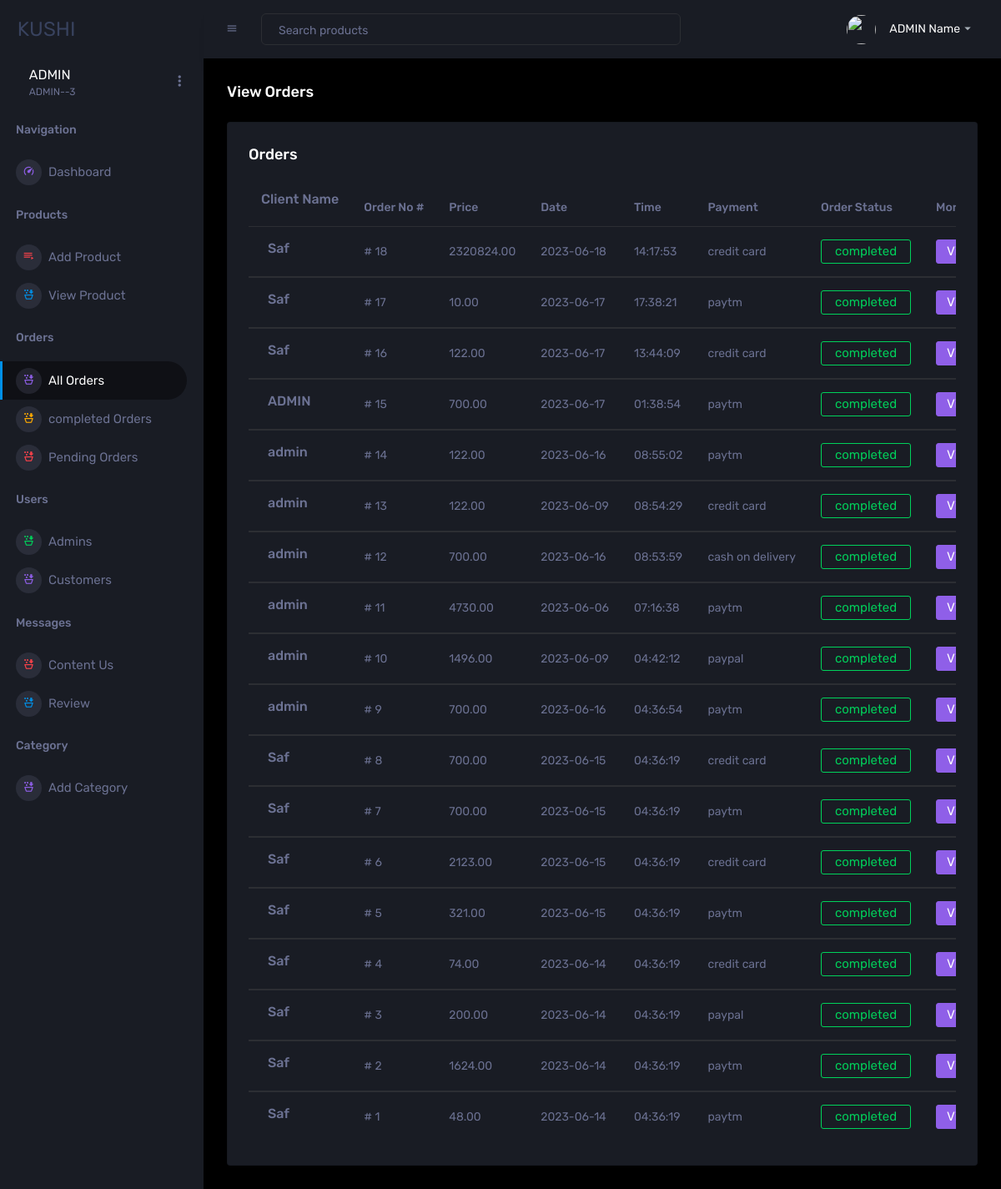
Screenshot of /admin/view_orders.php with the database file from the repository.
### tables this page shows
CREATE TABLE `orders` (
  `id` int(100) NOT NULL,
  `user_id` int(100) NOT NULL,
  `name` varchar(20) NOT NULL,
  `number` varchar(10) NOT NULL,
  `email` varchar(50) NOT NULL,
  `method` varchar(50) NOT NULL,
  `address` varchar(500) NOT NULL,
  `total_products` varchar(1000) NOT NULL,
  `total_price` decimal(10,2) NOT NULL,
  `placed_on` date NOT NULL DEFAULT current_timestamp(),
  `placed_time` time NOT NULL DEFAULT current_timestamp(),
  `payment_status` varchar(20) NOT NULL DEFAULT 'pending'
);

### admin/view_orders.php (the view, shortened to what this page needs)
<?php include('./includes/header.php'); ?>
<div class="main-panel">
    <div class="content-wrapper">
        <div class="page-header">
            <h3 class="page-title">View Orders</h3>
        </div>
        <div class="row ">
            <div class="col-12 grid-margin mh-20">
                <div class="card">
                    <div class="card-body">
                        <h4 class="card-title">Orders</h4>
                        <div class="table-responsive">
                            <table class="table table-hover">
                                <thead class="sticky"">
                                    <tr>
                                        <th>
                                            <h5> Client Name </h5>
                                        </th>
                                        <th> Order No #</th>
                                        <th> Price </th>
                                        <th> Date </th>
                                        <th> Time </th>
                                        <th> Payment </th>
                                        <th> Order Status </th>
                                        <th> More Details </th>
                                    </tr>
                                </thead>
                                <?php
                                $select_orders = $conn->prepare("SELECT * FROM `orders` ORDER BY `id` DESC");
                                $select_orders->execute();
                                if ($select_orders->rowCount() > 0) {
                                    while ($fetch_orders = $select_orders->fetch(PDO::FETCH_ASSOC)) {
                                        ?>
                                        <tbody>
                                            <tr>
                                                <td>
                                                    <h5 class=" pl-2">
                                            <?= $fetch_orders['name']; ?>
                                            </h5>
                                            </td>
                                            <td>
                                                #
                                                <?= $fetch_orders['id']; ?>
                                            </td>
                                            <td>
                                                <?= $fetch_orders['total_price']; ?>
                                            </td>
                                            <td>
                                                <?= $fetch_orders['placed_on']; ?>
                                            </td>
                                            <td>
                                                <?= $fetch_orders['placed_time']; ?>
                                            </td>
                                            <td>
                                                <?= $fetch_orders['method']; ?>
                                            </td>
                                            <?php if ($fetch_orders['payment_status'] == 'completed') { ?>
                                                <td>
                                                    <div class="dropdown">
                                                        <a href="view_orders.php?u_status=pending&order_id=<?= $fetch_orders['id']; ?>"
                                                            class="btn btn-outline-success px-3">completed</a>
                                                    </div>
                                                </td>
                                                <?php
                                            } ?>
                                            <td>
                                                <div class="dropdown">
                                                    <button type="button" class="btn btn-info" data-toggle="modal"
                                                        data-target="#myModal<?php echo $fetch_orders['id'] ?>">View</button>
                                                </div>
                                            </td>
                                            </tr>
                                            </tbody>
                                            <?php
                                    }
                                } else {
                                    echo '<p class="empty">no orders placed yet!</p>';
                                }
                                ?>
                            </table>
                        </div>
                    </div>
                </div>
            </div>
        </div>
    </div>
</div>
<?php include('./includes/footer.php'); ?>

### rows the page displays
orders: name "Saf", id "18", total_price "2320824.00", placed_on "2023-06-18", placed_time "14:17:53", method "credit card"
orders: name "Saf", id "17", total_price "10.00", placed_on "2023-06-17", placed_time "17:38:21", method "paytm"
orders: name "Saf", id "16", total_price "122.00", placed_on "2023-06-17", placed_time "13:44:09", method "credit card"
orders: name "ADMIN", id "15", total_price "700.00", placed_on "2023-06-17", placed_time "01:38:54", method "paytm"
orders: name "admin", id "14", total_price "122.00", placed_on "2023-06-16", placed_time "08:55:02", method "paytm"
orders: name "admin", id "13", total_price "122.00", placed_on "2023-06-09", placed_time "08:54:29", method "credit card"
orders: name "admin", id "12", total_price "700.00", placed_on "2023-06-16", placed_time "08:53:59", method "cash on delivery"
orders: name "admin", id "11", total_price "4730.00", placed_on "2023-06-06", placed_time "07:16:38", method "paytm"
orders: name "admin", id "10", total_price "1496.00", placed_on "2023-06-09", placed_time "04:42:12", method "paypal"
orders: name "admin", id "9", total_price "700.00", placed_on "2023-06-16", placed_time "04:36:54", method "paytm"
orders: name "Saf", id "8", total_price "700.00", placed_on "2023-06-15", placed_time "04:36:19", method "credit card"
orders: name "Saf", id "7", total_price "700.00", placed_on "2023-06-15", placed_time "04:36:19", method "paytm"
orders: name "Saf", id "6", total_price "2123.00", placed_on "2023-06-15", placed_time "04:36:19", method "credit card"
orders: name "Saf", id "5", total_price "321.00", placed_on "2023-06-15", placed_time "04:36:19", method "paytm"
orders: name "Saf", id "4", total_price "74.00", placed_on "2023-06-14", placed_time "04:36:19", method "credit card"
orders: name "Saf", id "3", total_price "200.00", placed_on "2023-06-14", placed_time "04:36:19", method "paypal"
orders: name "Saf", id "2", total_price "1624.00", placed_on "2023-06-14", placed_time "04:36:19", method "paytm"
orders: name "Saf", id "1", total_price "48.00", placed_on "2023-06-14", placed_time "04:36:19", method "paytm"
